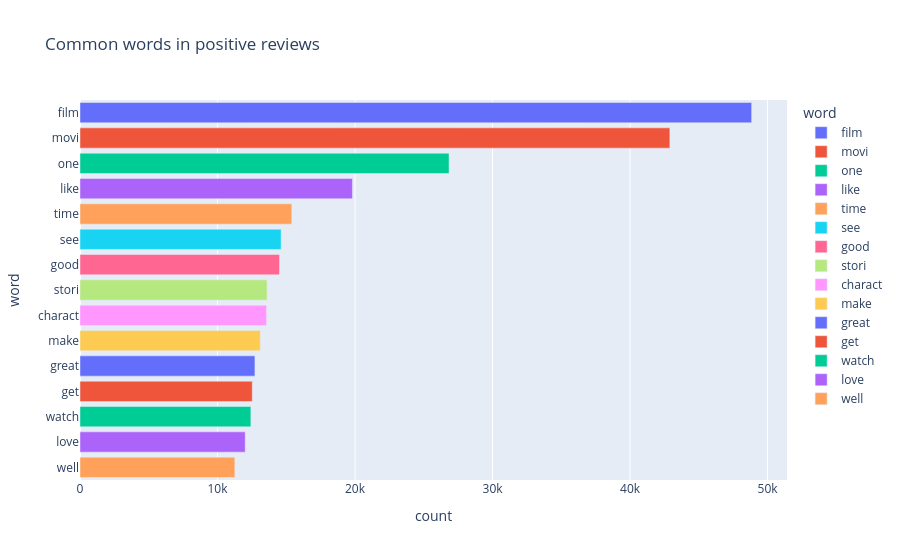

Notebook code for this chart:
### Code cell
import plotly.express as px
px.bar(pos_words, x='count', y='word', title='Common words in positive reviews', color = 'word').show()

### Figure 1 — Plotly figure (JSON) as saved in the notebook; plotly's stock layout.template omitted (floating-point values rounded to 4 significant figures)
{"data": [{"alignmentgroup": "True", "hovertemplate": "word=%{y}<br>count=%{x}<extra></extra>", "legendgroup": "film", "marker": {"color": "#636efa", "pattern": {"shape": ""}}, "name": "film", "offsetgroup": "film", "orientation": "h", "showlegend": true, "textposition": "auto", "type": "bar", "x": [48843], "xaxis": "x", "y": ["film"], "yaxis": "y"}, {"alignmentgroup": "True", "hovertemplate": "word=%{y}<br>count=%{x}<extra></extra>", "legendgroup": "movi", "marker": {"color": "#EF553B", "pattern": {"shape": ""}}, "name": "movi", "offsetgroup": "movi", "orientation": "h", "showlegend": true, "textposition": "auto", "type": "bar", "x": [42896], "xaxis": "x", "y": ["movi"], "yaxis": "y"}, {"alignmentgroup": "True", "hovertemplate": "word=%{y}<br>count=%{x}<extra></extra>", "legendgroup": "one", "marker": {"color": "#00cc96", "pattern": {"shape": ""}}, "name": "one", "offsetgroup": "one", "orientation": "h", "showlegend": true, "textposition": "auto", "type": "bar", "x": [26837], "xaxis": "x", "y": ["one"], "yaxis": "y"}, {"alignmentgroup": "True", "hovertemplate": "word=%{y}<br>count=%{x}<extra></extra>", "legendgroup": "like", "marker": {"color": "#ab63fa", "pattern": {"shape": ""}}, "name": "like", "offsetgroup": "like", "orientation": "h", "showlegend": true, "textposition": "auto", "type": "bar", "x": [19812], "xaxis": "x", "y": ["like"], "yaxis": "y"}, {"alignmentgroup": "True", "hovertemplate": "word=%{y}<br>count=%{x}<extra></extra>", "legendgroup": "time", "marker": {"color": "#FFA15A", "pattern": {"shape": ""}}, "name": "time", "offsetgroup": "time", "orientation": "h", "showlegend": true, "textposition": "auto", "type": "bar", "x": [15400], "xaxis": "x", "y": ["time"], "yaxis": "y"}, {"alignmentgroup": "True", "hovertemplate": "word=%{y}<br>count=%{x}<extra></extra>", "legendgroup": "see", "marker": {"color": "#19d3f3", "pattern": {"shape": ""}}, "name": "see", "offsetgroup": "see", "orientation": "h", "showlegend": true, "textposition": "auto", "type": "bar", "x": [14626], "xaxis": "x", "y": ["see"], "yaxis": "y"}, {"alignmentgroup": "True", "hovertemplate": "word=%{y}<br>count=%{x}<extra></extra>", "legendgroup": "good", "marker": {"color": "#FF6692", "pattern": {"shape": ""}}, "name": "good", "offsetgroup": "good", "orientation": "h", "showlegend": true, "textposition": "auto", "type": "bar", "x": [14507], "xaxis": "x", "y": ["good"], "yaxis": "y"}, {"alignmentgroup": "True", "hovertemplate": "word=%{y}<br>count=%{x}<extra></extra>", "legendgroup": "stori", "marker": {"color": "#B6E880", "pattern": {"shape": ""}}, "name": "stori", "offsetgroup": "stori", "orientation": "h", "showlegend": true, "textposition": "auto", "type": "bar", "x": [13606], "xaxis": "x", "y": ["stori"], "yaxis": "y"}, {"alignmentgroup": "True", "hovertemplate": "word=%{y}<br>count=%{x}<extra></extra>", "legendgroup": "charact", "marker": {"color": "#FF97FF", "pattern": {"shape": ""}}, "name": "charact", "offsetgroup": "charact", "orientation": "h", "showlegend": true, "textposition": "auto", "type": "bar", "x": [13567], "xaxis": "x", "y": ["charact"], "yaxis": "y"}, {"alignmentgroup": "True", "hovertemplate": "word=%{y}<br>count=%{x}<extra></extra>", "legendgroup": "make", "marker": {"color": "#FECB52", "pattern": {"shape": ""}}, "name": "make", "offsetgroup": "make", "orientation": "h", "showlegend": true, "textposition": "auto", "type": "bar", "x": [13114], "xaxis": "x", "y": ["make"], "yaxis": "y"}, {"alignmentgroup": "True", "hovertemplate": "word=%{y}<br>count=%{x}<extra></extra>", "legendgroup": "great", "marker": {"color": "#636efa", "pattern": {"shape": ""}}, "name": "great", "offsetgroup": "great", "orientation": "h", "showlegend": true, "textposition": "auto", "type": "bar", "x": [12721], "xaxis": "x", "y": ["great"], "yaxis": "y"}, {"alignmentgroup": "True", "hovertemplate": "word=%{y}<br>count=%{x}<extra></extra>", "legendgroup": "get", "marker": {"color": "#EF553B", "pattern": {"shape": ""}}, "name": "get", "offsetgroup": "get", "orientation": "h", "showlegend": true, "textposition": "auto", "type": "bar", "x": [12527], "xaxis": "x", "y": ["get"], "yaxis": "y"}, {"alignmentgroup": "True", "hovertemplate": "word=%{y}<br>count=%{x}<extra></extra>", "legendgroup": "watch", "marker": {"color": "#00cc96", "pattern": {"shape": ""}}, "name": "watch", "offsetgroup": "watch", "orientation": "h", "showlegend": true, "textposition": "auto", "type": "bar", "x": [12425], "xaxis": "x", "y": ["watch"], "yaxis": "y"}, {"alignmentgroup": "True", "hovertemplate": "word=%{y}<br>count=%{x}<extra></extra>", "legendgroup": "love", "marker": {"color": "#ab63fa", "pattern": {"shape": ""}}, "name": "love", "offsetgroup": "love", "orientation": "h", "showlegend": true, "textposition": "auto", "type": "bar", "x": [12015], "xaxis": "x", "y": ["love"], "yaxis": "y"}, {"alignmentgroup": "True", "hovertemplate": "word=%{y}<br>count=%{x}<extra></extra>", "legendgroup": "well", "marker": {"color": "#FFA15A", "pattern": {"shape": ""}}, "name": "well", "offsetgroup": "well", "orientation": "h", "showlegend": true, "textposition": "auto", "type": "bar", "x": [11261], "xaxis": "x", "y": ["well"], "yaxis": "y"}], "layout": {"barmode": "relative", "legend": {"title": {"text": "word"}, "tracegroupgap": 0}, "title": {"text": "Common words in positive reviews"}, "xaxis": {"anchor": "y", "domain": [0, 1], "title": {"text": "count"}}, "yaxis": {"anchor": "x", "categoryarray": ["well", "love", "watch", "get", "great", "make", "charact", "stori", "good", "see", "time", "like", "one", "movi", "film"], "categoryorder": "array", "domain": [0, 1], "title": {"text": "word"}}}}
